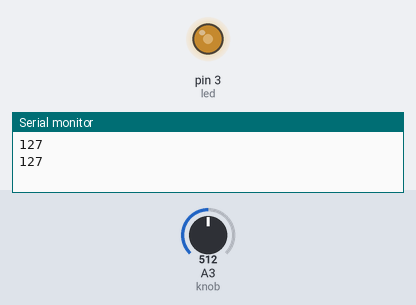
A sketch run on a simulated Arduino Uno, built with avr-gcc and run on an emulated ATmega328P. Shown: output pins drawn as LEDs (lit = HIGH), the last lines printed to the serial monitor. The test bench sets the inputs (shaded band); at power-on: A3 (knob) = 512.

Above: at 3.3 s.
3.4 s: A3 (knob) set to 122
At 4.2 s:
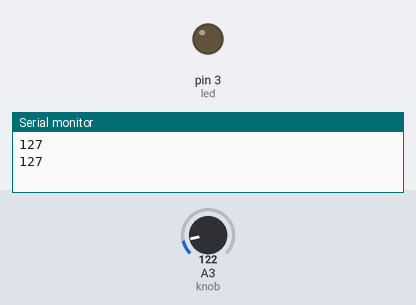
8.4 s: A3 (knob) set to 716
At 10.1 s:
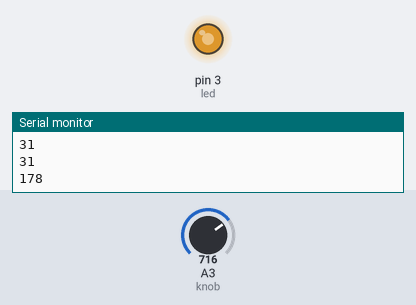
15.3 s: A3 (knob) set to 900
21.9 s: A3 (knob) set to 511
Timing chart, 0 to 29.8 s (numbered marks = the images above; inputs shaded):
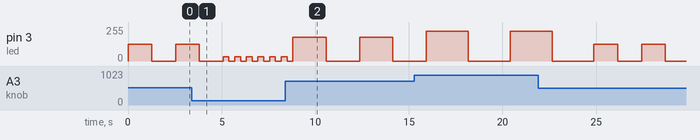

The sketch:

SMLAC_potenciometro.ino
```cpp
 int led = 3;
int knob = A3;
void setup() {
  // put your setup code here, to run once:
  pinMode(knob, INPUT);
  pinMode(led, OUTPUT);
  Serial.begin(9600);

}

void loop() {
  // put your main code here, to run repeatedly:
int val = analogRead(knob);
val = map(val, 1, 1024, 1, 255);
analogWrite(led, val);
Serial.println(val);
delay(val*10);
digitalWrite(led,LOW);
delay(val*10);

}
```
